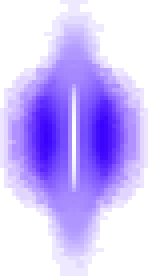
#> input picture src/assets/image/jx3/castbar/badao/Image_BDShine.png, 37 x 69 px (shown 4 times larger)
$ python -i renderer.py   (imports and definitions only)
#> lines starting #> are read from the running program, lines starting #| are printed output that depends on the picture
### src/const/path.py
from pathlib import Path
import os

UTILS: str = f"{os.getcwd()}/src/utils"

def get_path(path: str) -> str:
    t = Path(UTILS)
    return str(t.parent / path).replace("\\", "/")

DATA: str = get_path("data")
CACHE: str = get_path("cache")
ASSETS: str = get_path("assets")
TEMPLATES: str = get_path("templates")
PLUGINS: str = get_path("plugins")
CONST: str = get_path("const")
CONFIG: str = get_path("config")
SHOW: str = get_path("show")

def build_path(const: str, path: list[str], end_with_slash: bool = False) -> str:
    end = "" if not end_with_slash else "/"
    return (os.path.join(const, *path) + end).replace("\\", "/")

### src/plugins/jx3/castbar/cache.py
"""Thread-safe LRU storage bounded by both entry count and byte size."""
from collections import OrderedDict
import threading

class ByteCache:

    def __init__(self, max_bytes: int, max_entries: int):
        self.max_bytes = max_bytes
        self.max_entries = max_entries
        self._entries = OrderedDict()
        self._bytes = 0
        self._lock = threading.Lock()

    # [20 lines left out: functions get, put, not called in this run]

### src/plugins/jx3/castbar/fonts.py
"""Read installed Windows fonts and explicitly included local game fonts."""
from functools import lru_cache
import hashlib
import os
from pathlib import Path
import struct
try:
    import winreg
except ImportError:  # Linux/macOS deployments use directory discovery.
    winreg = None

from PIL import ImageFont
from fontTools.ttLib import TTFont

FONT_SUFFIXES = {".ttf", ".otf", ".ttc", ".otc"}
SYSTEM_FONTS = Path(os.environ.get("WINDIR", "C:/Windows")) / "Fonts"
USER_FONTS = Path(os.environ.get("LOCALAPPDATA", str(Path.home() / "AppData/Local"))) / "Microsoft/Windows/Fonts"

# [53 lines left out: functions installed_files, name_value, not called in this run]

def enumerate_fonts(additional_files = (), *, include_system = True):
    result = []
    seen = set()
    for path in list(dict.fromkeys([Path(p).resolve()
                                    for p in additional_files] + (installed_files() if include_system else []), ), ):
        try:
            with path.open("rb") as file:
                header = file.read(12)
            faces = struct.unpack(">I", header[8:12])[0] if header[:4] == b"ttcf" else 1
            if not 1 <= faces <= 128:
                continue
            for index in range(faces):
                try:
                    # Only offer faces the export renderer can actually load.
                    pillow = ImageFont.truetype(str(path), 13, index = index)
                    family, face = pillow.getname()
                    with TTFont(str(path), fontNumber = index, lazy = True) as font:
                        localized_family = name_value(font, 16, True) or name_value(font, 1, True) or family
                        localized_face = name_value(font, 17, True) or name_value(font, 2, True) or face
                        full_name = name_value(font, 4) or (family if face == "Regular" else family + " " + face)
                        postscript = name_value(font, 6)
                    identity = postscript or full_name
                    if identity in seen:
                        continue
                    seen.add(identity)
                    identifier = hashlib.sha256((str(path).casefold() + ":" + str(index)).encode()).hexdigest()[:16]
                    regular = localized_face.casefold() in ["regular", "normal", "常规", "标准", "標準", "標準體"]
                    result.append(
                        dict(
                            id = identifier,
                            family = family,
                            face = face,
                            label = localized_family if regular else localized_family + " · " + localized_face,
                            fullName = full_name,
                            postscriptName = postscript,
                            path = str(path),
                            index = index,
                        ),
                    )
                except (OSError, ValueError, KeyError, struct.error):
                    continue
        except (OSError, struct.error):
            continue
    result.sort(key = lambda f: (f["label"].casefold(), f["fullName"].casefold()))
    return result

# [4 lines left out: function glyphs, not called in this run]

@lru_cache(maxsize = 256)
def load_font(path, index, size):
    return ImageFont.truetype(path, size, index = index)

# [13 lines left out: function text_runs, not called in this run]

### src/plugins/jx3/castbar/renderer.py
"""Castbar rendering extracted from the local workshop; no HTTP server or game dependency."""
from functools import lru_cache
import io
import json
import math
from pathlib import Path
from typing import Any, cast
import threading

from PIL import Image, ImageChops, ImageDraw

from src.const.path import ASSETS, build_path

from .cache import ByteCache
from .fonts import enumerate_fonts, text_runs

IMAGE_PATH = Path(build_path(ASSETS, ["image", "jx3", "castbar"]))
SOURCE_PATH = Path(build_path(ASSETS, ["source", "jx3", "castbar"]))
# [1 line that did not run here, left out]
# [1 line that did not run here, left out]
EXPORT_LOCK = threading.Lock()
RESIZED_ASSETS = ByteCache(max_bytes = 32 * 1024 * 1024, max_entries = 512)
GAME_FONT_PATH = Path(build_path(ASSETS, ["font", "fzht.ttf"]))
DEFAULT_FONT_SIZE = 15  # FontScheme 18 -> FontID 1 -> fontlist.ini Size=15.

def available_fonts():
    fonts = enumerate_fonts([GAME_FONT_PATH], include_system = False)
    for font in fonts:
        if Path(font["path"]) == GAME_FONT_PATH:
            font["label"] += " · 游戏默认"
    return fonts

LOCAL_FONTS = available_fonts()
FONTS_BY_ID = {font["id"]: font for font in LOCAL_FONTS}
# [1 line that did not run here, left out]
# [4 lines that did not run here, left out]

# [66 lines left out: function settings, not called in this run]

@lru_cache(maxsize = 600)
def asset(path):
    return Image.open(IMAGE_PATH / path).convert("RGBA")

# [19 lines left out: functions resized_asset, particle_asset, not called in this run]

def particle_sources(style):
    sprites = [t for t in style["particleTextures"] if any(k in t["source"] for k in ["光点", "羽毛", "樱花", "火星", "叶子"])]
    return sprites[:5] or style["particleTextures"][:3]

# [115 lines left out: functions particles, render, render_native, not called in this run]

def animation_plan(data, tick_ms):
    end = data["elapsed"] if data["exportEnd"] == "current" else data["duration"]
    if end < 0.01:
        raise ValueError("导出动画时，当前时间须至少为 0.01 秒。")
    if round(end * data["fps"]) > 600:
        raise ValueError("动画最多 600 帧；请降低帧率或缩短时长。")
    ticks = max(1, round(end * 1000 / tick_ms))
    count = max(1, min(ticks, 600, round(end * data["fps"]) + 1))
    if data["width"] * data["height"] * count > 64_000_000:
        raise ValueError("当前尺寸和动画长度过大，请减小宽高、时长或帧率。")
    durations = [tick_ms * (round((i + 1) * ticks / count) - round(i * ticks / count)) for i in range(count)]
    times = [end * i / (count - 1) if count > 1 else end for i in range(count)]
    return times, durations

def gif_bytes(data):
    times, durations = animation_plan(data, 10)
    frames = []
    for elapsed in times:
        rgba = render(data, elapsed)
        rgb = rgba.convert("RGB")
        # Palette generation dominates GIF export; octree keeps all frames and
        # output pixels while avoiding a median-cut pass for every frame.
        frame = rgb.quantize(colors = 255, method = Image.Quantize.FASTOCTREE)
        # Use a dedicated transparent palette entry. GIF supports binary alpha.
        alpha = rgba.getchannel("A").point(lambda v: 255 if v < 96 else 0)
        frame.paste(255, mask = alpha)
        frame.info["transparency"] = 255
        frames.append(frame)
    result = io.BytesIO()
    frames[0].save(
        result,
        format = "GIF",
        save_all = True,
        append_images = frames[1:],
        duration = durations,
        loop = 0,
        disposal = 2,
        transparency = 255,
        optimize = False,
    )
    return result.getvalue()

# [16 lines left out: function apng_bytes, not called in this run]

>>> import cv2
>>> picture = cv2.imread('../../../assets/image/jx3/castbar/badao/Image_BDShine.png', cv2.IMREAD_GRAYSCALE)
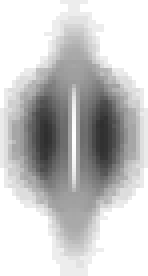
#> picture: shape (69, 37) (shown 4 times larger); min 47, max 255, mean 199.6
>>> result = gif_bytes(picture)
#> (the run stopped early here; a loop or call above may not have finished)
